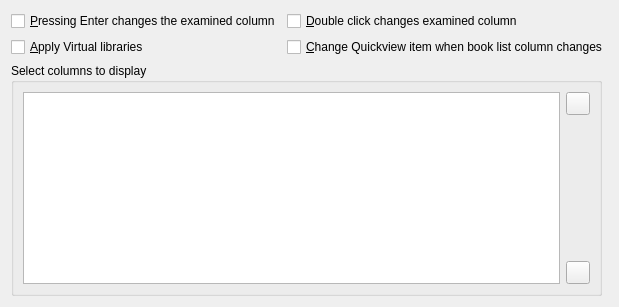
<?xml version="1.0" encoding="UTF-8"?>
<ui version="4.0">
 <class>Form</class>
 <widget class="QWidget" name="cover_browser_tab">
  <attribute name="icon">
   <iconset resource="../../../../resources/images.qrc">
    <normaloff>:/images/cover_flow.png</normaloff>:/images/cover_flow.png</iconset>
  </attribute>
  <layout class="QGridLayout" name="gridLayout_122">
   <item row="1" column="0" colspan="2">
    <layout class="QGridLayout" name="gridLayout_122">
     <item row="2" column="0">
      <widget class="QCheckBox" name="opt_qv_respects_vls">
       <property name="toolTip">
        <string>&lt;p&gt;Check this box to make Quickview show books only in the
current Virtual library. If unchecked, Quickview ignores Virtual libraries. If
unchecked then only row changes are taken into account.&lt;/p&gt;</string>
       </property>
       <property name="text">
        <string>&amp;Apply Virtual libraries</string>
       </property>
      </widget>
     </item>
     <item row="2" column="1">
      <widget class="QCheckBox" name="opt_qv_follows_column">
       <property name="toolTip">
        <string>&lt;p&gt;Check this box to make Quickview change the column being examined
when the column in the book list is changed using the cursor arrow keys&lt;/p&gt;</string>
       </property>
       <property name="text">
        <string>&amp;Change Quickview item when book list column changes</string>
       </property>
      </widget>
     </item>
     <item row="1" column="0">
      <widget class="QCheckBox" name="opt_qv_retkey_changes_column">
       <property name="toolTip">
        <string>&lt;p&gt;Pressing Enter in a cell changes both the book and the
column being examined (the left-hand panel)&lt;/p&gt;</string>
       </property>
       <property name="text">
        <string>&amp;Pressing Enter changes the examined column</string>
       </property>
      </widget>
     </item>
     <item row="1" column="1">
      <widget class="QCheckBox" name="opt_qv_dclick_changes_column">
       <property name="toolTip">
        <string>&lt;p&gt;Double-clicking in a cell changes both the book and the
column being examined (the left-hand panel)&lt;/p&gt;</string>
       </property>
       <property name="text">
        <string>&amp;Double click changes examined column</string>
       </property>
      </widget>
     </item>
    </layout>
   </item>
   <item row="3" column="0" rowspan="2">
    <widget class="QGroupBox" name="groupBox">
     <property name="title">
      <string>Select columns to display</string>
     </property>
     <layout class="QGridLayout" name="gridLayout_32">
      <item row="0" column="1">
       <widget class="QToolButton" name="qv_up_button">
        <property name="toolTip">
         <string>Move up. Keyboard shortcut: Ctrl-Up arrow</string>
        </property>
        <property name="icon">
         <iconset resource="../../../../resources/images.qrc">
          <normaloff>:/images/arrow-up.png</normaloff>:/images/arrow-up.png</iconset>
        </property>
       </widget>
      </item>
      <item row="2" column="1">
       <widget class="QToolButton" name="qv_down_button">
        <property name="toolTip">
         <string>Move down. Keyboard shortcut: Ctrl-Down arrow</string>
        </property>
        <property name="icon">
         <iconset resource="../../../../resources/images.qrc">
          <normaloff>:/images/arrow-down.png</normaloff>:/images/arrow-down.png</iconset>
        </property>
       </widget>
      </item>
      <item row="0" column="0" rowspan="3">
       <widget class="ListViewWithMoveByKeyPress" name="qv_display_order">
        <property name="alternatingRowColors">
         <bool>true</bool>
        </property>
       </widget>
      </item>
      <item row="1" column="1">
       <spacer name="verticalSpacer_5">
        <property name="orientation">
         <enum>Qt::Vertical</enum>
        </property>
        <property name="sizeHint" stdset="0">
         <size>
          <width>20</width>
          <height>40</height>
         </size>
        </property>
       </spacer>
      </item>
     </layout>
    </widget>
   </item>
  </layout>
 </widget>
 <customwidgets>
  <customwidget>
   <class>ListViewWithMoveByKeyPress</class>
   <extends>QListView</extends>
   <header>calibre/gui2/preferences.h</header>
  </customwidget>
  <customwidget>
   <class>ListWidgetWithMoveByKeyPress</class>
   <extends>QListWidget</extends>
   <header>calibre/gui2/preferences.h</header>
  </customwidget>
 </customwidgets>

</ui>
